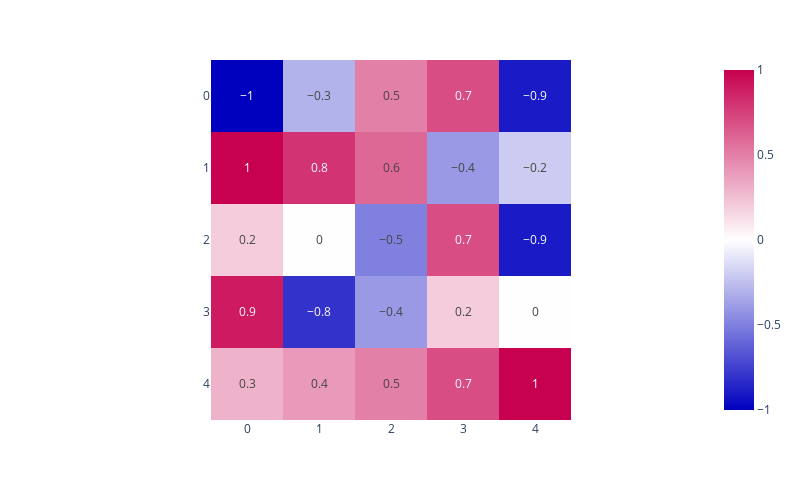

Notebook source saved alongside this figure:
### Code cell
# Set diverging colorscheme for diverging colors from applied default scheme
fig = px.imshow(corr, text_auto=True, color_continuous_scale=pio.templates[pio.templates.default].layout.colorscale.diverging) 

fig.update_layout(
    width=800,
    height=500,
)

fig.show()

### Figure 1 — Plotly figure (JSON) as saved in the notebook; plotly's stock layout.template omitted (floating-point values rounded to 4 significant figures; data arrays with more than 128 entries replaced by an {"elided": "..."} marker saying what was removed)
{"data": [{"coloraxis": "coloraxis", "hovertemplate": "x: %{x}<br>y: %{y}<br>color: %{z}<extra></extra>", "name": "0", "texttemplate": "%{z}", "type": "heatmap", "xaxis": "x", "yaxis": "y", "z": [[-1, -0.3, 0.5, 0.7, -0.9], [1, 0.8, 0.6, -0.4, -0.2], [0.2, 0, -0.5, 0.7, -0.9], [0.9, -0.8, -0.4, 0.2, 0], [0.3, 0.4, 0.5, 0.7, 1]]}], "layout": {"coloraxis": {"colorscale": {"elided": "256x2 mixed values"}}, "height": 500, "margin": {"t": 60}, "width": 800, "xaxis": {"anchor": "y", "constrain": "domain", "domain": [0, 1], "scaleanchor": "y"}, "yaxis": {"anchor": "x", "autorange": "reversed", "constrain": "domain", "domain": [0, 1]}}}
